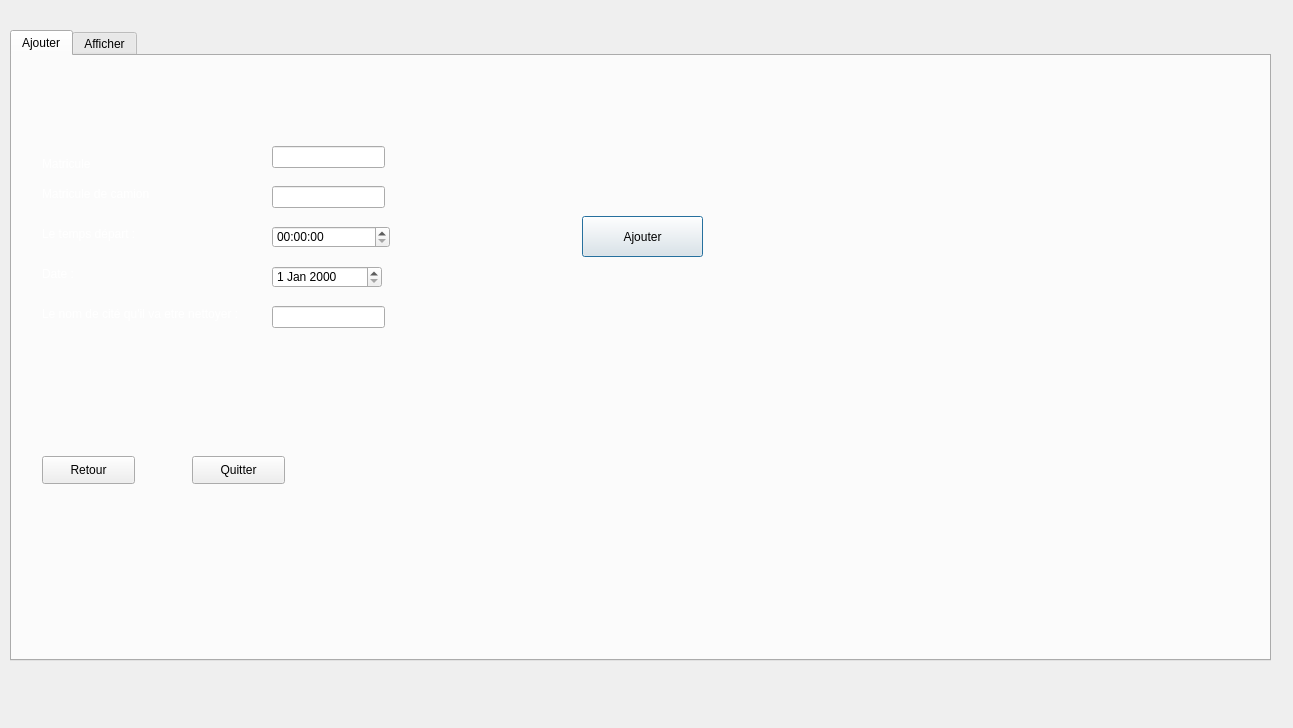
<?xml version="1.0" encoding="UTF-8"?>
<ui version="4.0">
 <class>Dialog</class>
 <widget class="QDialog" name="Dialog">
  <property name="geometry">
   <rect>
    <x>0</x>
    <y>0</y>
    <width>1293</width>
    <height>728</height>
   </rect>
  </property>
  <property name="windowTitle">
   <string>Dialog</string>
  </property>
  <widget class="QTabWidget" name="tabWidget2">
   <property name="geometry">
    <rect>
     <x>10</x>
     <y>30</y>
     <width>1261</width>
     <height>631</height>
    </rect>
   </property>
   <property name="styleSheet">
    <string notr="true"/>
   </property>
   <property name="currentIndex">
    <number>0</number>
   </property>
   <widget class="QWidget" name="tab_17">
    <attribute name="title">
     <string>Ajouter</string>
    </attribute>
    <widget class="QLabel" name="label_13">
     <property name="geometry">
      <rect>
       <x>30</x>
       <y>130</y>
       <width>131</width>
       <height>16</height>
      </rect>
     </property>
     <property name="text">
      <string>&lt;html&gt;&lt;head/&gt;&lt;body&gt;&lt;p&gt;&lt;span style=&quot; color:#ffffff;&quot;&gt;Matricule de camion&lt;/span&gt;&lt;/p&gt;&lt;/body&gt;&lt;/html&gt;</string>
     </property>
    </widget>
    <widget class="QLabel" name="label_14">
     <property name="geometry">
      <rect>
       <x>30</x>
       <y>250</y>
       <width>231</width>
       <height>16</height>
      </rect>
     </property>
     <property name="text">
      <string>&lt;html&gt;&lt;head/&gt;&lt;body&gt;&lt;p&gt;&lt;span style=&quot; color:#ffffff;&quot;&gt;Le nom de cité qu'il va etre nettoyer :&lt;/span&gt;&lt;/p&gt;&lt;/body&gt;&lt;/html&gt;</string>
     </property>
    </widget>
    <widget class="QLabel" name="label_15">
     <property name="geometry">
      <rect>
       <x>30</x>
       <y>170</y>
       <width>111</width>
       <height>16</height>
      </rect>
     </property>
     <property name="text">
      <string>&lt;html&gt;&lt;head/&gt;&lt;body&gt;&lt;p&gt;&lt;span style=&quot; color:#ffffff;&quot;&gt;Le temps départ :&lt;/span&gt;&lt;/p&gt;&lt;/body&gt;&lt;/html&gt;</string>
     </property>
    </widget>
    <widget class="QLabel" name="label_16">
     <property name="geometry">
      <rect>
       <x>30</x>
       <y>210</y>
       <width>56</width>
       <height>16</height>
      </rect>
     </property>
     <property name="text">
      <string>&lt;html&gt;&lt;head/&gt;&lt;body&gt;&lt;p&gt;&lt;span style=&quot; color:#ffffff;&quot;&gt;Date :&lt;/span&gt;&lt;/p&gt;&lt;/body&gt;&lt;/html&gt;</string>
     </property>
    </widget>
    <widget class="QPushButton" name="pb_ajouter1">
     <property name="geometry">
      <rect>
       <x>570</x>
       <y>160</y>
       <width>121</width>
       <height>41</height>
      </rect>
     </property>
     <property name="text">
      <string>Ajouter</string>
     </property>
    </widget>
    <widget class="QLineEdit" name="le_matricule">
     <property name="geometry">
      <rect>
       <x>260</x>
       <y>130</y>
       <width>113</width>
       <height>22</height>
      </rect>
     </property>
    </widget>
    <widget class="QLineEdit" name="le_cite">
     <property name="geometry">
      <rect>
       <x>260</x>
       <y>250</y>
       <width>113</width>
       <height>22</height>
      </rect>
     </property>
    </widget>
    <widget class="QPushButton" name="pb_retour">
     <property name="geometry">
      <rect>
       <x>30</x>
       <y>400</y>
       <width>93</width>
       <height>28</height>
      </rect>
     </property>
     <property name="text">
      <string>Retour</string>
     </property>
    </widget>
    <widget class="QPushButton" name="pb_quitter">
     <property name="geometry">
      <rect>
       <x>180</x>
       <y>400</y>
       <width>93</width>
       <height>28</height>
      </rect>
     </property>
     <property name="text">
      <string>Quitter</string>
     </property>
    </widget>
    <widget class="QLineEdit" name="le_matricule_D">
     <property name="geometry">
      <rect>
       <x>260</x>
       <y>90</y>
       <width>113</width>
       <height>22</height>
      </rect>
     </property>
    </widget>
    <widget class="QLabel" name="label_18">
     <property name="geometry">
      <rect>
       <x>30</x>
       <y>100</y>
       <width>131</width>
       <height>16</height>
      </rect>
     </property>
     <property name="text">
      <string>&lt;html&gt;&lt;head/&gt;&lt;body&gt;&lt;p&gt;&lt;span style=&quot; color:#ffffff;&quot;&gt;Matricule &lt;/span&gt;&lt;/p&gt;&lt;/body&gt;&lt;/html&gt;</string>
     </property>
    </widget>
    <widget class="QDateEdit" name="le_date">
     <property name="geometry">
      <rect>
       <x>260</x>
       <y>210</y>
       <width>110</width>
       <height>22</height>
      </rect>
     </property>
    </widget>
    <widget class="QTimeEdit" name="le_temps">
     <property name="geometry">
      <rect>
       <x>260</x>
       <y>170</y>
       <width>118</width>
       <height>22</height>
      </rect>
     </property>
    </widget>
   </widget>
   <widget class="QWidget" name="tab_18">
    <attribute name="title">
     <string>Afficher</string>
    </attribute>
    <widget class="QTableView" name="tab_dechet">
     <property name="geometry">
      <rect>
       <x>10</x>
       <y>90</y>
       <width>671</width>
       <height>381</height>
      </rect>
     </property>
     <property name="styleSheet">
      <string notr="true"/>
     </property>
    </widget>
    <widget class="QLabel" name="label_88">
     <property name="geometry">
      <rect>
       <x>20</x>
       <y>490</y>
       <width>341</width>
       <height>31</height>
      </rect>
     </property>
     <property name="text">
      <string>&lt;html&gt;&lt;head/&gt;&lt;body&gt;&lt;p&gt;&lt;span style=&quot; font-size:9pt; color:#ffffff;&quot;&gt;supprimer un groupe (par destination ) :&lt;/span&gt;&lt;/p&gt;&lt;/body&gt;&lt;/html&gt;</string>
     </property>
    </widget>
    <widget class="QLineEdit" name="le_supp">
     <property name="geometry">
      <rect>
       <x>20</x>
       <y>540</y>
       <width>361</width>
       <height>31</height>
      </rect>
     </property>
    </widget>
    <widget class="QPushButton" name="pb_supp">
     <property name="geometry">
      <rect>
       <x>290</x>
       <y>540</y>
       <width>91</width>
       <height>32</height>
      </rect>
     </property>
     <property name="text">
      <string>Supprimer</string>
     </property>
    </widget>
    <widget class="QLineEdit" name="le_recherche">
     <property name="geometry">
      <rect>
       <x>280</x>
       <y>30</y>
       <width>301</width>
       <height>31</height>
      </rect>
     </property>
    </widget>
    <widget class="QLabel" name="label_19">
     <property name="geometry">
      <rect>
       <x>840</x>
       <y>330</y>
       <width>56</width>
       <height>16</height>
      </rect>
     </property>
     <property name="text">
      <string>&lt;html&gt;&lt;head/&gt;&lt;body&gt;&lt;p&gt;&lt;span style=&quot; color:#ffffff;&quot;&gt;Date :&lt;/span&gt;&lt;/p&gt;&lt;/body&gt;&lt;/html&gt;</string>
     </property>
    </widget>
    <widget class="QLabel" name="label_21">
     <property name="geometry">
      <rect>
       <x>830</x>
       <y>210</y>
       <width>111</width>
       <height>16</height>
      </rect>
     </property>
     <property name="text">
      <string>&lt;html&gt;&lt;head/&gt;&lt;body&gt;&lt;p&gt;&lt;span style=&quot; color:#ffffff;&quot;&gt;L’heure du départ :&lt;/span&gt;&lt;/p&gt;&lt;/body&gt;&lt;/html&gt;</string>
     </property>
    </widget>
    <widget class="QLineEdit" name="le_cite_2">
     <property name="geometry">
      <rect>
       <x>1070</x>
       <y>290</y>
       <width>113</width>
       <height>22</height>
      </rect>
     </property>
    </widget>
    <widget class="QLabel" name="label_17">
     <property name="geometry">
      <rect>
       <x>830</x>
       <y>250</y>
       <width>131</width>
       <height>16</height>
      </rect>
     </property>
     <property name="text">
      <string>&lt;html&gt;&lt;head/&gt;&lt;body&gt;&lt;p&gt;&lt;span style=&quot; color:#ffffff;&quot;&gt;Matricule du camion :&lt;/span&gt;&lt;/p&gt;&lt;/body&gt;&lt;/html&gt;</string>
     </property>
    </widget>
    <widget class="QLabel" name="label_20">
     <property name="geometry">
      <rect>
       <x>830</x>
       <y>290</y>
       <width>231</width>
       <height>16</height>
      </rect>
     </property>
     <property name="text">
      <string>&lt;html&gt;&lt;head/&gt;&lt;body&gt;&lt;p&gt;&lt;span style=&quot; color:#ffffff;&quot;&gt;Le nom de la cité qui va être nettoyée :&lt;/span&gt;&lt;/p&gt;&lt;/body&gt;&lt;/html&gt;</string>
     </property>
    </widget>
    <widget class="QLineEdit" name="le_matricule_2">
     <property name="geometry">
      <rect>
       <x>1070</x>
       <y>250</y>
       <width>113</width>
       <height>22</height>
      </rect>
     </property>
    </widget>
    <widget class="QPushButton" name="pb_MODIFIER">
     <property name="geometry">
      <rect>
       <x>940</x>
       <y>390</y>
       <width>141</width>
       <height>41</height>
      </rect>
     </property>
     <property name="styleSheet">
      <string notr="true"/>
     </property>
     <property name="text">
      <string>Modifier</string>
     </property>
    </widget>
    <widget class="QComboBox" name="cb_recherche">
     <property name="geometry">
      <rect>
       <x>130</x>
       <y>30</y>
       <width>131</width>
       <height>31</height>
      </rect>
     </property>
     <item>
      <property name="text">
       <string>MATRICULE</string>
      </property>
     </item>
     <item>
      <property name="text">
       <string>MATRICULED</string>
      </property>
     </item>
     <item>
      <property name="text">
       <string>DESTINATION</string>
      </property>
     </item>
     <item>
      <property name="text">
       <string>TEMPS_A</string>
      </property>
     </item>
     <item>
      <property name="text">
       <string>DATE_A</string>
      </property>
     </item>
    </widget>
    <widget class="QPushButton" name="pb_tri_dest">
     <property name="geometry">
      <rect>
       <x>990</x>
       <y>30</y>
       <width>131</width>
       <height>28</height>
      </rect>
     </property>
     <property name="text">
      <string>trier </string>
     </property>
    </widget>
    <widget class="QLineEdit" name="le_matricule_D2">
     <property name="geometry">
      <rect>
       <x>1070</x>
       <y>180</y>
       <width>113</width>
       <height>22</height>
      </rect>
     </property>
    </widget>
    <widget class="QLabel" name="label_22">
     <property name="geometry">
      <rect>
       <x>830</x>
       <y>180</y>
       <width>131</width>
       <height>16</height>
      </rect>
     </property>
     <property name="text">
      <string>&lt;html&gt;&lt;head/&gt;&lt;body&gt;&lt;p&gt;&lt;span style=&quot; color:#ffffff;&quot;&gt;Matricule  :&lt;/span&gt;&lt;/p&gt;&lt;/body&gt;&lt;/html&gt;</string>
     </property>
    </widget>
    <widget class="QLabel" name="label_121">
     <property name="geometry">
      <rect>
       <x>30</x>
       <y>30</y>
       <width>91</width>
       <height>31</height>
      </rect>
     </property>
     <property name="text">
      <string>&lt;html&gt;&lt;head/&gt;&lt;body&gt;&lt;p&gt;&lt;span style=&quot; color:#ffffff;&quot;&gt;Rechercher&lt;/span&gt;&lt;/p&gt;&lt;/body&gt;&lt;/html&gt;</string>
     </property>
    </widget>
    <widget class="Line" name="line_41">
     <property name="geometry">
      <rect>
       <x>740</x>
       <y>90</y>
       <width>20</width>
       <height>391</height>
      </rect>
     </property>
     <property name="orientation">
      <enum>Qt::Vertical</enum>
     </property>
    </widget>
    <widget class="Line" name="line_42">
     <property name="geometry">
      <rect>
       <x>750</x>
       <y>470</y>
       <width>481</width>
       <height>20</height>
      </rect>
     </property>
     <property name="orientation">
      <enum>Qt::Horizontal</enum>
     </property>
    </widget>
    <widget class="Line" name="line_43">
     <property name="geometry">
      <rect>
       <x>750</x>
       <y>80</y>
       <width>481</width>
       <height>20</height>
      </rect>
     </property>
     <property name="orientation">
      <enum>Qt::Horizontal</enum>
     </property>
    </widget>
    <widget class="QComboBox" name="ordre_tri_dechet">
     <property name="geometry">
      <rect>
       <x>880</x>
       <y>30</y>
       <width>73</width>
       <height>31</height>
      </rect>
     </property>
     <item>
      <property name="text">
       <string>ASC</string>
      </property>
     </item>
     <item>
      <property name="text">
       <string>DESC</string>
      </property>
     </item>
    </widget>
    <widget class="QComboBox" name="colone_tri_dechet">
     <property name="geometry">
      <rect>
       <x>752</x>
       <y>30</y>
       <width>121</width>
       <height>31</height>
      </rect>
     </property>
     <item>
      <property name="text">
       <string>MATRICULED</string>
      </property>
     </item>
     <item>
      <property name="text">
       <string>DESTINATION</string>
      </property>
     </item>
    </widget>
    <widget class="QDateEdit" name="le_date_2">
     <property name="geometry">
      <rect>
       <x>1070</x>
       <y>330</y>
       <width>110</width>
       <height>22</height>
      </rect>
     </property>
    </widget>
    <widget class="QTimeEdit" name="le_temps_2">
     <property name="geometry">
      <rect>
       <x>1070</x>
       <y>210</y>
       <width>118</width>
       <height>22</height>
      </rect>
     </property>
    </widget>
   </widget>
  </widget>
 </widget>
 <resources/>
 <connections/>
</ui>
